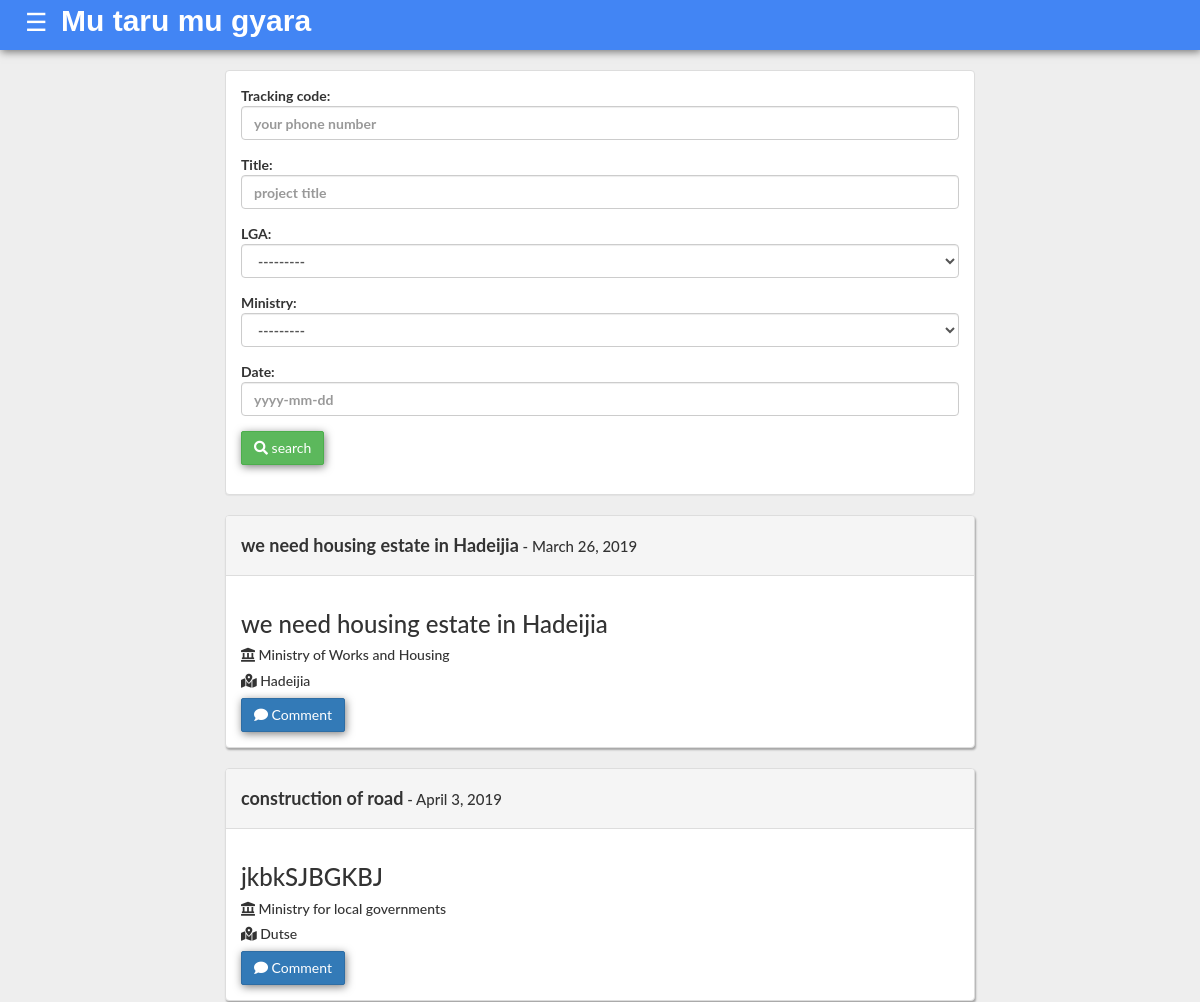
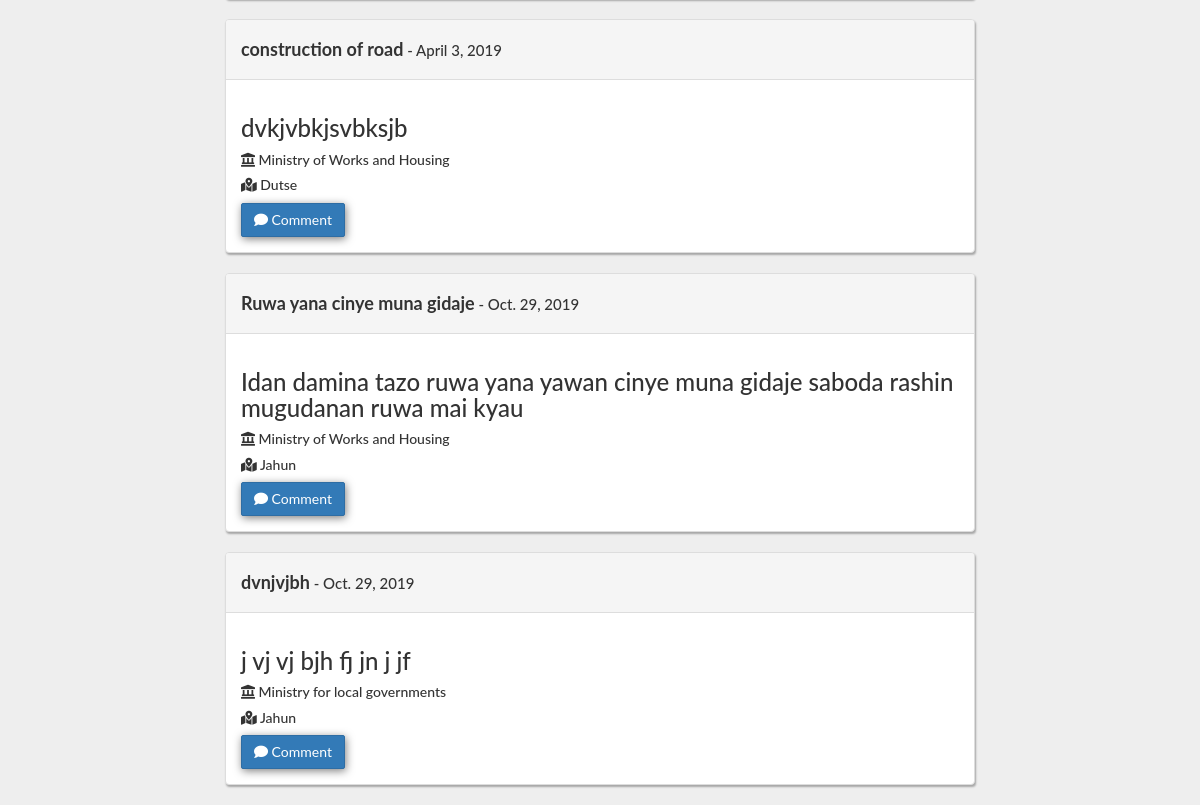
The app's page /projectlist/ with its own data (2 pictures, top to bottom).
### lga/models.py (models this page shows, shortened)
class Lga(models.Model):
    name = models.CharField(max_length = 200)
    def __str__(self):
        return self.name

### mda/models.py (models this page shows, shortened)
class Ministry(models.Model):
    name = models.CharField(max_length=200)
    def __str__(self):
        return self.name

### project/models.py (models this page shows, shortened)
class Project(models.Model):
    title = models.CharField(max_length = 250)
    description = models.TextField()
    lga = models.ForeignKey(Lga, on_delete=models.CASCADE, related_name='projects')
    ministry = models.ForeignKey(Ministry, on_delete=models.CASCADE, related_name='projects')
    date = models.DateField(default=timezone.now)
    unreviewed = 'unreviewed'
    approved = 'approved'
    disapproved = 'disapproved'
    STATUS_CHOICES = (
        (unreviewed,'unreviewed'),
        (approved,'approved'),
        (disapproved,'disapproved')
    )
    status = models.CharField(max_length = 15, choices = STATUS_CHOICES, default = unreviewed)
    progress = models.CharField(max_length = 3, default=0, verbose_name="progress(%)")
    progress_comment = models.TextField(default="none", blank=True)
    submitted_by = models.CharField(max_length = 100, verbose_name = 'Full Name', blank=True, null=True)
    phone = models.CharField(max_length = 15, verbose_name = 'Phone Number', blank=True, null=True)
    budget_year = models.ForeignKey(Year, on_delete=models.CASCADE, blank=True, null=True, related_name='projects')
    class Meta:
        verbose_name = 'Project'
        verbose_name_plural = 'All Projects'

### project/views.py (the view)
# urls.py: path('projectlist/', views.project_list, name='project_list'),
def project_list(request):
    project_list = Project.objects.filter(status='approved')
    form = FilterForm()
    project_filter = ProjectFilter(request.GET, queryset=project_list)
    return render(request, 'project/project_list.html', {'filter': project_filter, 'form':form})

### project/forms.py
class FilterForm(forms.ModelForm):
    title = forms.CharField(widget=forms.TextInput(
        attrs={
            'class': 'form-control',
        }
    ))
    lga = forms.ModelChoiceField(queryset=Lga.objects.all(), required=False, widget=forms.Select(
        attrs={
            'class': 'form-control'
        }
    ))
    ministry = forms.ModelChoiceField(queryset=Ministry.objects.all(), required=False, widget=forms.Select(
        attrs={
            'class': 'form-control'
        }
    ))
    date = forms.CharField(widget=forms.TextInput(
        attrs={
            'class': 'form-control',
        }
    ))
    class Meta:
        model = Project
        fields = ('phone', 'title', 'lga', 'ministry', 'date')

### project/templates/project/project_list.html
{% extends 'base.html' %} {% block content %}
<div class="col-sm-12 col-md-8 col-md-offset-2">
    <div class="panel panel-default">
        <div class="panel-body">
            <form action="" method="get" role="form">
                <div class="form-group">
                Tracking code:<input type="text" placeholder="your phone number" name="phone" id="id_title" class="form-control">
                </div>
                <div class="form-group">
                Title:<input type="text" placeholder="project title" name="title" id="id_title" class="form-control">
                </div>
                <div class="form-group">
                LGA:<select class="form-control" name="lga" id="id_lga" value={{form.lga}}
                </div>
                <div class="form-group">
                Ministry: <select class=" form-control " name="ministry " id="id_ministry " value={{form.ministry}}
                </div>
                <div class="form-group">
                Date:<input class="form-control" placeholder="yyyy-mm-dd" type="text" name="date"
                    id="id_date">
                    </div>
                <button class="btn btn-success" type="submit"><i class="fas fa-search"></i> search</button>
            </form>
        </div>
    </div>
</div>
<div class="col-sm-12 col-md-8 col-md-offset-2">
    {% for project in filter.qs %}
    <div class="panel panel-default project-panel">
    <div class="panel-heading">
            <h4><strong>{{project.title}}</strong><span style="font-size:15px;"> - {{project.date}}</span></h4>
            </div>
                    <div class="panel-body">
            <h3>{{project.description}}</h3>
            <h5><i class="fas fa-landmark"></i> {{project.ministry}}</h5>
            <h5><i class="fas fa-map-marked-alt"></i> {{project.lga}}</h5>
            <a href="{% url 'project:comment_create' project.id %}" class="btn btn-primary"><i class="fas fa-comment"></i> Comment</a>
        </div>
    </div>
    {% endfor %}
</div>{% endblock %}

### users/static/css/base.css (style rules this page uses)
body { background-color: #eee; font-family: "Lato", sans-serif; }
.btn { box-shadow: 1px 2px 8px rgba(0, 0, 0, .5); border-radius: 2px; }
.panel-heading { color: black; height: 60px; }
.project-panel { box-shadow: 1px 2px 2px rgba(0, 0, 0, .3); }

### records on screen
Lga: lga "---------"
Ministry: id+name "---------"
Project: title "we need housing estate in Hadeijia", date "March 26, 2019", description "we need housing estate in Hadeijia", ministry "Ministry of Works and Housing", lga "Hadeijia"
Project: title "construction of road", date "April 3, 2019", description "jkbkSJBGKBJ", ministry "Ministry for local governments", lga "Dutse"
Project: title "construction of road", date "April 3, 2019", description "dvkjvbkjsvbksjb", ministry "Ministry of Works and Housing", lga "Dutse"
Project: title "Ruwa yana cinye muna gidaje", date "Oct. 29, 2019", description "Idan damina tazo ruwa yana yawan cinye muna gidaje saboda rashin mugudanan ruwa mai kyau", ministry "Ministry of Works and Housing", lga "Jahun"
Project: title "dvnjvjbh", date "Oct. 29, 2019", description "j vj vj bjh fj jn j jf", ministry "Ministry for local governments", lga "Jahun"
